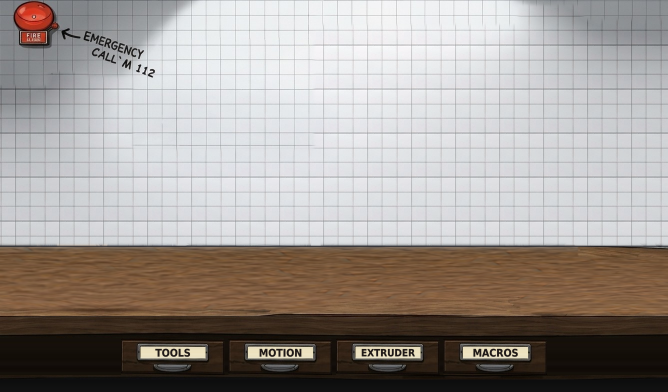
#> input picture art/00_start_point_clean_desk.png, 1336 x 784 px (shown at 1/2 size)
$ python -i mockups.py   (imports and definitions only)
#> lines starting #> are read from the running program, lines starting #| are printed output that depends on the picture; after the words box and inside, x2 and y2 are one past the last pixel; in counts of white or black regions, pixels touching at a corner belong together; pictures that were not available may be replaced by others from this repository, and a replacement may not be noted
import os
import json, cv2, numpy as np
from PIL import Image, ImageDraw, ImageFilter
ART=os.path.abspath(os.path.join(os.path.dirname(os.path.abspath(__file__)),'..'))+'/'
O=os.path.dirname(os.path.abspath(__file__))+'/'
SRC=O+'source/'
OUT=O+'mockups/'
# [1 line not run here, left out]
INK=(22,20,18)

# [68 lines left out: functions base_scene, finish, draw_cable, contact_shadow, not called in this run]

# ---------- CoreXY (current) ----------
def corexy(im):
    p=pos['printer']; im.alpha_composite(Image.open(ART+'objects/printer.png').convert('RGBA'),(p['x'],p['y']))

# ---------- Delta, cut from the reference picture ----------
def delta_sprite():
    src=cv2.imread(SRC+'delta_reference.png')
    vm=cv2.imread(SRC+'vase_mask.png',0)
    vm=cv2.dilate(vm,np.ones((9,9),np.uint8),iterations=2)
    vm[858:,:]=0   # keep the bed edge
    # fill each row between the colours either side of the vase, then soften
    f=src.astype(float)
    for y in range(src.shape[0]):
        xs=np.where(vm[y]>0)[0]
        if len(xs)==0: continue
        x0,x1=max(xs.min()-1,0),min(xs.max()+1,src.shape[1]-1)
        l=f[y,max(x0-6,0):x0+1].mean(axis=0); r=f[y,x1:x1+7].mean(axis=0)
        t=np.linspace(0,1,x1-x0+1)[:,None]
        f[y,x0:x1+1]=l*(1-t)+r*t
    out=f.astype(np.uint8)
    blur=cv2.GaussianBlur(out,(0,0),5)
    mm=cv2.GaussianBlur(vm,(0,0),3)[...,None]/255.0
    src=(out*(1-mm)+blur*mm).astype(np.uint8)
    rgb=Image.fromarray(cv2.cvtColor(src,cv2.COLOR_BGR2RGB)).convert('RGBA')
    # blank the display (the app draws on it)
    quad=[(413,997),(780,993),(773,1205),(382,1189)]   # inside the frame
    g=Image.new('RGBA',rgb.size,(0,0,0,0)); gd=ImageDraw.Draw(g)
    for i in range(60):
        t=i/59; y0=994+t*212
        c=(int(32-8*t),int(55-13*t),int(88-20*t),255)
        gd.line([(360,y0),(820,y0)],fill=c,width=5)
    # the glass: blue pixels of the screen, as one convex shape (dark corners included)
    gm=cv2.imread(SRC+'glass_mask.png',0)
    cnts,_=cv2.findContours(gm,cv2.RETR_EXTERNAL,cv2.CHAIN_APPROX_NONE)
    hull=cv2.convexHull(max(cnts,key=cv2.contourArea))
    glass=np.zeros_like(gm); cv2.fillConvexPoly(glass,hull,255)
    m=Image.fromarray(glass)
    rgb.paste(g,(0,0),m)
    mask=Image.open(SRC+'delta_mask.png').convert('L')
    rgb.putalpha(mask)
    bb=mask.getbbox(); spr=rgb.crop(bb)
    return spr

def delta(im):
    spr=delta_sprite()
    H=548; W=round(spr.width*H/spr.height)
    spr=spr.resize((W,H),Image.LANCZOS)
    x=890-W//2; y=588-H
    contact_shadow(im,[(x+20,y+H-95),(x+W-10,y+H-95),(x+W+5,y+H-2),(x+5,y+H-2)],12)
    im.alpha_composite(spr,(x,y))
    print('delta at',x,y,W,H)

# ---------- Bed slinger (bedslinger.py makes bedslinger.png), with the CoreXY's display ----------
# [21 lines left out: functions cxy_display, bedslinger, not called in this run]

scenes=[('no printer',lambda: finish(base_scene(False))),
        ('CoreXY (current)',lambda: finish(base_scene(True),corexy)),
        ('Delta',lambda: finish(base_scene(False,True),delta)),
        ('Bed slinger',lambda: finish(base_scene(False),bedslinger))]
from PIL import ImageFont
f=ImageFont.truetype('/usr/share/fonts/truetype/dejavu/DejaVuSans-Bold.ttf',22)
tiles=[]
# [4 lines not run here, left out]
grid=Image.new('RGB',(512*2+30,(300+34)*2+20),(30,30,32)); gd=ImageDraw.Draw(grid)
# [4 lines not run here, left out]

>>> import cv2
>>> picture = cv2.imread('../00_start_point_clean_desk.png', cv2.IMREAD_GRAYSCALE)
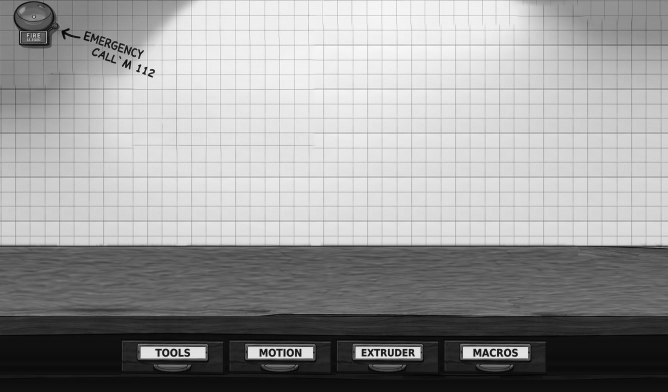
#> picture: shape (784, 1336) (shown at 1/2 size); min 0, max 255, mean 153.3
>>> result = delta(picture)
#> in delta_sprite, src is the input picture: shape (784, 1336, 3); mean B, G, R 147.8, 152.4, 159
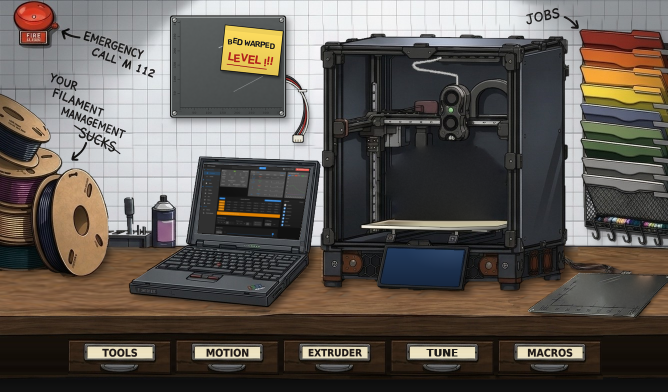
#> input picture art/home_idle_1336x784.png, 1336 x 784 px, given in place of vase_mask.png, which was not available (shown at 1/2 size)
#> in delta_sprite, `vm=cv2.imread(SRC+'vase_mask.png',0)`:
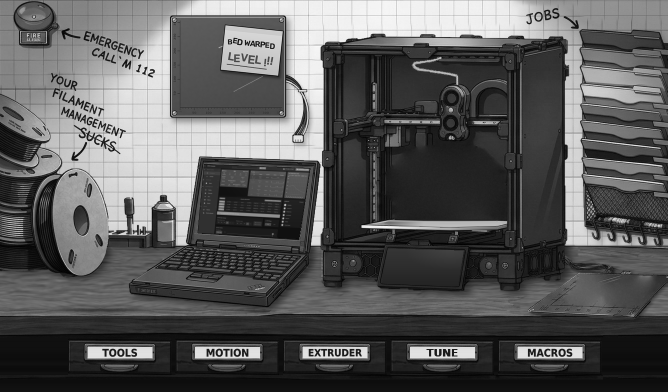
#> vm: shape (784, 1336) (shown at 1/2 size); min 0, max 255, mean 90.6
#> in delta_sprite, `vm=cv2.dilate(vm,np.ones((9,9),np.uint8),iterations=2)`:
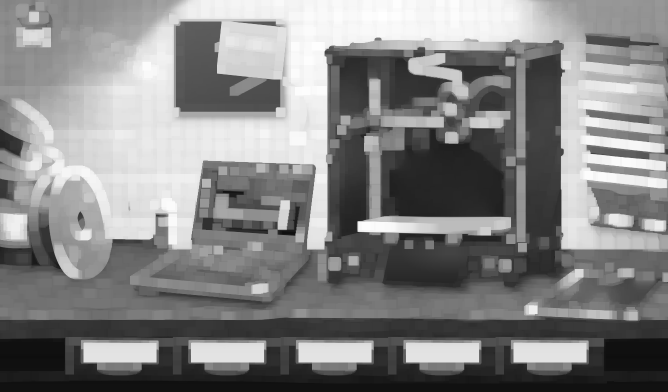
#> vm: shape (784, 1336) (shown at 1/2 size); min 14, max 255, mean 132.7
#> the loop in delta_sprite, `for y in range(src.shape[0]):` made 784 passes
#> (l, r) on passes 1 to 3: ([111, 106, 103], [144, 141, 137]), ([112, 107, 104], [125, 122, 118]), ([138, 133, 130], [135, 132, 128])
#> after the loop in delta_sprite, `for y in range(src.shape[0]):`:
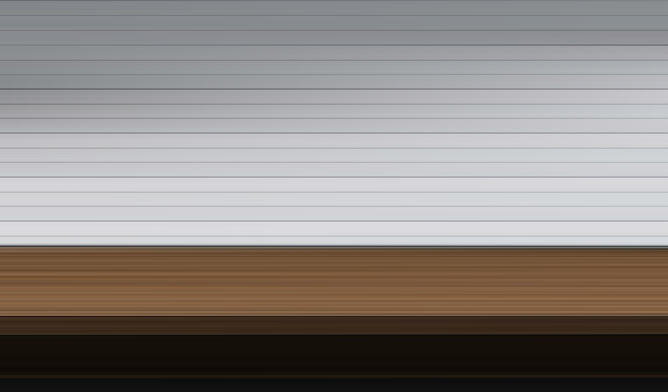
#> f: shape (784, 1336, 3) float64 (shown at 1/2 size); mean B, G, R 129.1, 132.8, 138.9
#> in delta_sprite, `blur=cv2.GaussianBlur(out,(0,0),5)`:
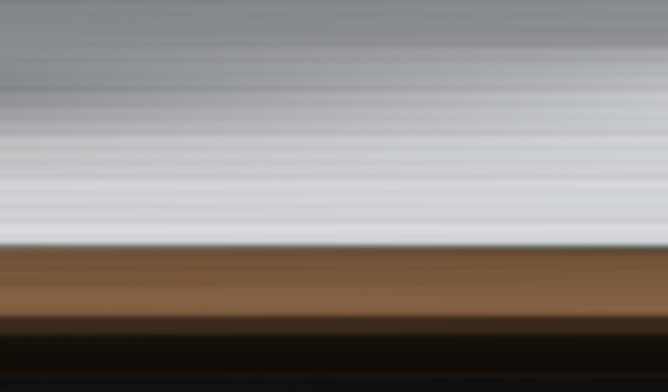
#> blur: shape (784, 1336, 3) (shown at 1/2 size); mean B, G, R 128.6, 132.4, 138.5
#> in delta_sprite, `mm=cv2.GaussianBlur(vm,(0,0),3)[...,None]/255.0`:
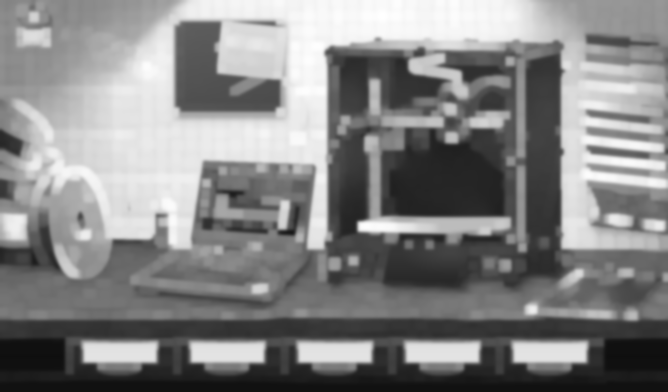
#> mm: shape (784, 1336, 1) float64 (shown at 1/2 size); min 0.0549, max 1, mean 0.52
#> in delta_sprite, `g = Image.new('RGBA', rgb.size, (0, 0, 0, 0))`: g: PIL image 1336x784 RGBA; every value is 0
#> in delta_sprite, `cnts,_=cv2.findContours(gm,cv2.RETR_EXTERNAL,cv2.CHAIN_APPROX_NONE)`: cnts = 1 contour; box (x1, y1, x2, y2) and area: (0, 0, 1336, 784) 1045305
#> in delta_sprite, `hull=cv2.convexHull(max(cnts,key=cv2.contourArea))`: hull = [[1335, 0], [1335, 783], [0, 783], [0, 0]]
#> in delta_sprite, `cv2.fillConvexPoly(glass, hull, 255)`: glass: shape (784, 1336); every value is 255
#> (the run stopped early here; a loop or call above may not have finished)
